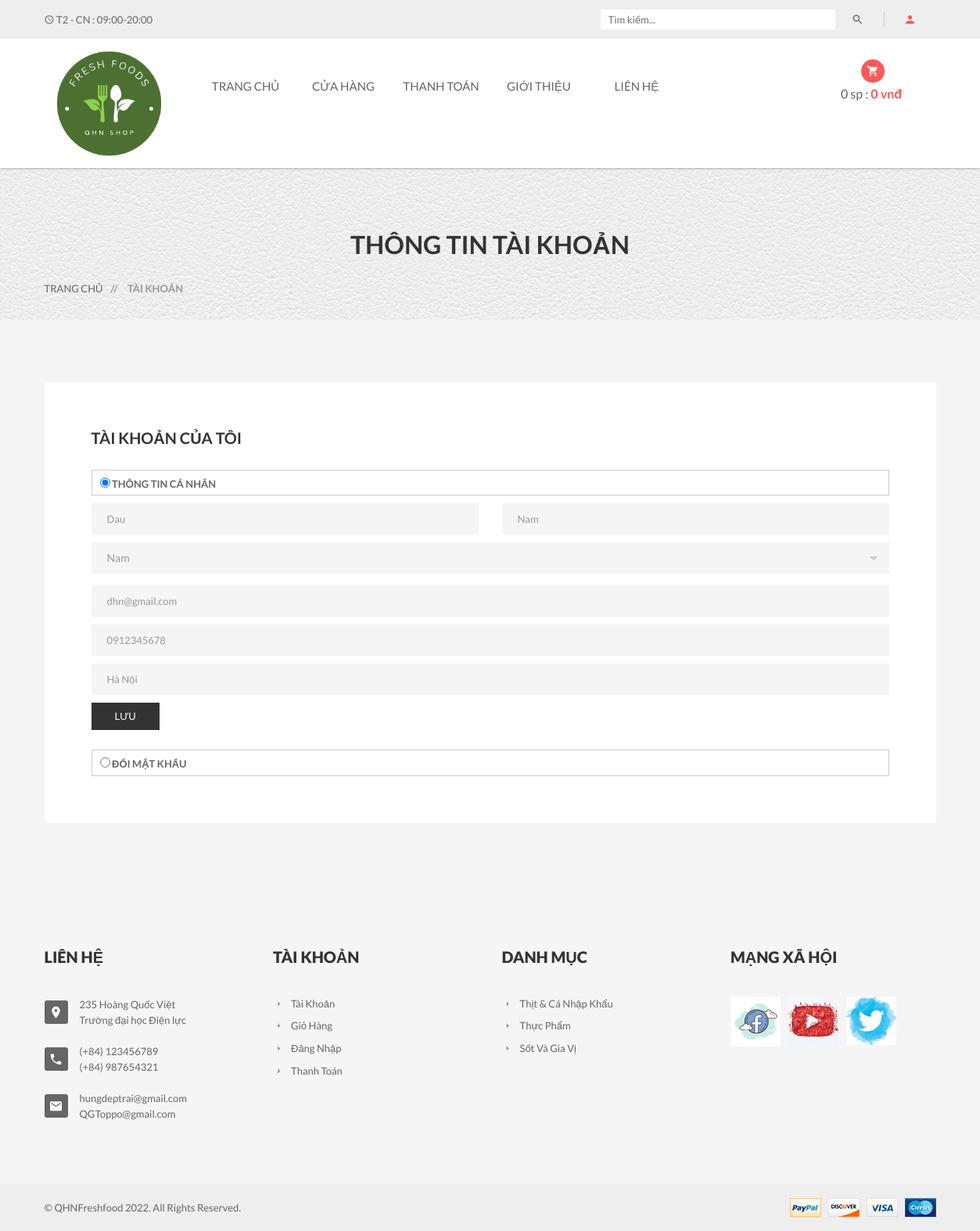
The page /?act=taikhoan&xuli=account (signed in) on the database its author committed.
### tables this page shows
CREATE TABLE `nguoidung` (
  `MaND` int(11) NOT NULL,
  `Ho` varchar(255) NOT NULL,
  `Ten` varchar(255) NOT NULL,
  `GioiTinh` varchar(255) NOT NULL,
  `SDT` varchar(255) DEFAULT NULL,
  `Email` varchar(255) NOT NULL,
  `DiaChi` varchar(255) NOT NULL,
  `TaiKhoan` varchar(255) NOT NULL,
  `MatKhau` varchar(255) NOT NULL,
  `MaQuyen` int(11) NOT NULL,
  `TrangThai` int(11) NOT NULL
);

CREATE TABLE `danhmuc` (
  `MaDM` int(11) NOT NULL,
  `TenDM` varchar(255) NOT NULL
);

### Controllers/LoginController.php (called while the page is built, shortened)
<?php
require_once("Models/login.php");
class LoginController
{
    var $login_model;
    public function __construct()
    {
        $this->login_model = new Login();
    }
    function account()
    {
        $data_danhmuc = $this->login_model->danhmuc();
        $data = $this->login_model->account();
        require_once('Views/index.php');
    }
}

### Models/connection.php (called while the page is built, shortened)
<?php
    class connection{
        function __construct()
        {
            $severname ="localhost";
            $username ="root";
            $password ="";
            $db_name ="qhnfreshfood";
            $this->conn = new mysqli($severname,$username,$password,$db_name);
        }
    }
?>

### Models/login.php (called while the page is built, shortened)
<?php
require_once("model.php");
class Login extends Model
{
    var $conn;
    function __construct()
    {
        $conn_obj = new Connection();
        $this->conn = $conn_obj->conn;
    }
    function account()
    {
        $id = $_SESSION['login']['MaND'];
        return $this->conn->query("SELECT * from NguoiDung where MaND = $id")->fetch_assoc();
    }
}

### Models/model.php (called while the page is built, shortened)
<?php
require_once("connection.php");
class model
{
    function danhmuc()
    {
        $query =  "SELECT * from DanhMuc ";
        require("result.php");
        return $data;
    }
    function chitietdanhmuc($id)
    {
        $query =  "SELECT d.TenDM as Ten, l.* FROM danhmuc as d, loaisanpham as l WHERE d.MaDM = l.MaDM and d.MaDM = $id";
        require("result.php");
        return $data;
    }
}

### Models/result.php (called while the page is built)
<?php
$result = $this->conn->query($query);
$data = array();
while ($row = $result->fetch_assoc()) {
    $data[] = $row;
}
?>

### Views/login/my-account.php (the view, shortened to what this page needs)
<div class="pages-title section-padding">
	<div class="container">
		<div class="row">
			<div class="col-xs-12">
				<div class="pages-title-text text-center">
					<h2>Thông tin tài khoản</h2>
					<ul class="text-left">
						<li><a href="index.php?act=home">Trang chủ</a></li>
						<li><span> // </span>Tài khoản</li>
					</ul>
				</div>
			</div>
		</div>
	</div>
</div>
<section class="pages my-account-page section-padding">
	<div class="container">
		<div class="row">
			<div class="col-xs-12 col-sm-12">
				<div class="padding60">
					<div class="log-title">
						<h3><strong>Tài khoản của tôi</strong></h3>
					</div>
					<div class="prament-area main-input" id="doitk">
						<ul class="panel-group" id="accordion">
							<li class="panel">
								<div class="account-title" data-toggle="collapse" data-parent="#accordion" data-target="#collapse1">
									<label>
										<input type="radio" checked value="forever" name="rememberme" />
										Thông tin cá nhân
									</label>
								</div>
								<div id="collapse1" class="panel-collapse collapse in">
									<div class="single-log-info">
										<div class="bulling-title">
											<div class="custom-input">
												<form action="?act=taikhoan&xuli=update" method="post">
													<div class="row">
														<div class="col-md-6">
															<input type="text" name="Ho" placeholder="Họ.." required value="<?= $data['Ho'] ?>" />
														</div>
														<div class="col-md-6">
															<input type="text" name="Ten" placeholder="Tên.." required value="<?= $data['Ten'] ?>" />
														</div>
													</div>
													<div class="custom-select">
														<select class="form-control" name="GioiTinh" title="Giới tính">
															<option <?= ($data['GioiTinh'] == 'Nam') ? 'selected' : '' ?> value="Nam"> Nam</option>
														</select>
													</div>
													<input type="email" name="Email" placeholder="Địa chỉ Email.." required value="<?= $data['Email'] ?>" />
													<input type="text" name="SĐT" placeholder="Số điện thoại.." required pattern="[0-9]+" minlength="10" value="<?= $data['SDT'] ?>" />
													<input type="text" name="DiaChi" placeholder="Địa chỉ.." required value="<?= $data['DiaChi'] ?>" />
													<div class="submit-text">
														<button type="submit_tt">Lưu</button>
													</div>
												</form>
											</div>
										</div>
									</div>
							</li>
							<li class="panel">
								<div class="account-title" data-toggle="collapse" data-parent="#accordion" data-target="#collapse4">
									<label>
										<input type="radio" value="forever" name="rememberme" />
										Đổi mật khẩu
									</label>
								</div>
							</li>
						</ul>
					</div>
				</div>
			</div>
		</div>
	</div>
</section>

### Views/header_footer/footer.php
<footer class="footer-two">
    <div class="footer-top section-padding">
        <div class="footer-dsc">
            <div class="container">
                <div class="row">
                    <div class="col-xs-12 col-sm-6 col-md-3">
                        <div class="single-text">
                            <div class="footer-title">
                                <h4>Liên hệ</h4>
                            </div>
                            <div class="footer-text">
                                <ul>
                                    <li>
                                        <i class="mdi mdi-map-marker"></i>
                                        <p>235 Hoàng Quốc Việt</p>
                                        <p>Trường đại học Điện lực</p>
                                    </li>
                                    <li>
                                        <i class="mdi mdi-phone"></i>
                                        <p>(+84) 123456789</p>
                                        <p>(+84) 987654321</p>
                                    </li>
                                    <li>
                                        <i class="mdi mdi-email"></i>
                                        <p>hungdeptrai@gmail.com</p>
                                        <p>QGToppo@gmail.com</p>
                                    </li>
                                </ul>
                            </div>
                        </div>
                    </div>
                    <div class="col-xs-6 col-sm-3 col-md-3 wide-mobile">
                        <div class="single-text">
                            <div class="footer-title">
                                <h4>Tài khoản</h4>
                            </div>
                            <div class="footer-menu">
                                <ul>
                                    <li><a href="?act=taikhoan&xuli=account"><i class="mdi mdi-menu-right"></i>Tài khoản</a></li>
                                    <li><a href="?act=cart"><i class="mdi mdi-menu-right"></i>Giỏ Hàng</a></li>
                                    <li><a href="?act=taikhoan"><i class="mdi mdi-menu-right"></i>Đăng Nhập</a></li>
                                    <li><a href="?act=checkout"><i class="mdi mdi-menu-right"></i>Thanh Toán</a></li>
                                </ul>
                            </div>
                        </div>
                    </div>
                    <div class="col-xs-6 col-sm-3 col-md-3 wide-mobile">
                        <div class="single-text">
                            <div class="footer-title">
                                <h4>Danh mục</h4>
                            </div>
                            <div class="footer-menu">
                                <ul>
                                    <?php foreach ($data_danhmuc as $row) { ?>
                                    <li><a href="?act=shop&sp=<?=$row['MaDM']?>"><i class="mdi mdi-menu-right"></i><?=$row['TenDM']?></a></li>
                                    <?php  } ?>
                                </ul>
                            </div>
                        </div>
                    </div>
                    <div class="col-xs-12 col-sm-12 col-md-3 r-margin-top wide-mobile">
                        <div class="single-text">
                            <div class="footer-title">
                                <h4>Mạng xã hội</h4>
                            </div>
                            <div class="clearfix instagram">
                                <ul>
                                    <li><a href="#"><img src="public/img/footer/fb.jpg" alt="Instagram" /></a></li>
                                    <li><a href="#"><img src="public/img/footer/yt.jpg" alt="Instagram" /></a></li>
                                    <li><a href="#"><img src="public/img/footer/tt.jpg" alt="Instagram" /></a></li>
                                </ul>
                            </div>
                        </div>
                    </div>
                </div>
            </div>
        </div>
    </div>
    <div class="footer-bottom">
        <div class="container">
            <div class="row">
                <div class="col-xs-12 col-sm-6">
                    <p>&copy; QHNFreshfood 2022. All Rights Reserved.</p>
                </div>
                <div class="col-xs-12 col-sm-6 text-right">
                    <a href="https://www.nganluong.vn/vn/home.html" target="_blank"><img src="public/img/footer/payment.png" alt="" /></a>
                </div>
            </div>
        </div>
    </div>
</footer>

### rows shown on the page
nguoidung: Ho "Dau", Ten "Nam", GioiTinh "Nam", Email "dhn@gmail.com", SĐT "0912345678", DiaChi "Hà Nội"
danhmuc: TenDM "Thịt & Cá Nhập Khẩu"
danhmuc: TenDM "Thực Phẩm"
danhmuc: TenDM "Sốt Và Gia Vị"

### other values the page prints
$soluong "0"
$thanhtien "0"
